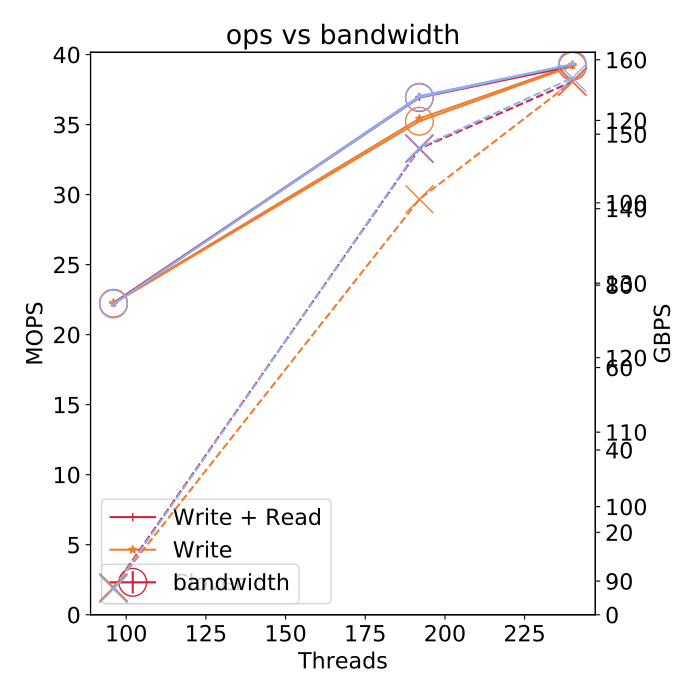

Here is the Python script that generated this plot:
import matplotlib.pyplot as plt
from mpl_toolkits.axes_grid1 import host_subplot
from mpl_toolkits import axisartist
import numpy as np

from common import *

master_width=1

plt.rcParams.update({'font.size': 16})
#fig, ax1 = plt.subplots(1 ,1, figsize=(15,5), gridspec_kw={'width_ratios': [3,3]})
fig, ax1 = plt.subplots(1 ,1, figsize=(7,7)) #, gridspec_kw={'width_ratios': [3,3]})
fig.subplots_adjust(right=0.75)


def plot_ops_bs(ax, clover, write, rw):

    ax.errorbar( rw["threads"],rw["ops"], label=read_write_steering_label, marker=read_write_steering_marker, color=read_write_steering_color)
    ax.errorbar( write["threads"],write["ops"], label=write_steering_label,marker=write_steering_marker,color=write_steering_color)
    ax.errorbar( clover["threads"],clover["ops"],label=default_clover_label,marker=default_clover_marker, color=default_clover_color)



    ax.set_ylabel('MOPS')
    ax.set_title('ops vs bandwidth')
    #ax.set_yscale("log")
    ax.set_xlabel("Threads")
    ax.set_ylim(0)
    ax.legend()

    ax2=ax.twinx()
    ax3=ax.twinx()

    rw_bw, rw_bw_err = get_gbps_and_err(rw)
    w_bw, w_bw_err = get_gbps_and_err(write)
    c_bw, c_bw_err = get_gbps_and_err(clover)
    rw_pk, rw_pk_err = get_mpps_and_err(rw)
    w_pk, w_pk_err = get_mpps_and_err(write)
    c_pk, c_pk_err = get_mpps_and_err(clover)
    ax2.errorbar(rw["threads"], rw_bw, yerr=rw_bw_err, color=read_write_steering_color, marker='o', markersize=20, markerfacecolor="none", label="bandwidth")
    ax2.errorbar(write["threads"], w_bw, yerr=w_bw_err, color=write_steering_color, marker='o', markersize=20, markerfacecolor="none")
    ax2.errorbar(clover["threads"], c_bw, yerr=c_bw_err, color=default_clover_color, marker='o', markersize=20, markerfacecolor="none")
    ax2.set_ylabel("GBPS")
    ax2.set_ylim(0)
    ax2.legend(loc="lower left")

    offset = 60

    ax3.axis["right"] = par2.new_fixed_axis(loc="right", offset=(60, 0))
    #new_fixed_axis = ax3.get_grid_helper().new_fixed_axis
    # ax3.axis["right"] = new_fixed_axis(loc="right", axes=ax3,
    #                                     offset=(offset, 0))

    # ax3.axis["right"].toggle(all=True)

    #ax3.spines.right.set_position(("axes", 1.2))
    ax3.errorbar(rw["threads"], rw_pk, yerr=rw_pk_err, color=read_write_steering_color, marker='x', markersize=20, markerfacecolor="none", linestyle='--', label="pps")
    ax3.errorbar(write["threads"], w_pk, yerr=w_pk_err, color=write_steering_color, marker='x', markersize=20, markerfacecolor="none", linestyle='--')
    ax3.errorbar(clover["threads"], c_pk, yerr=w_pk_err, color=default_clover_color, marker='x', markersize=20, markerfacecolor="none", linestyle='--')




measurements=["clover", "write", "rw"]
feilds=["ops", "err", "threads", "duration", "total_bytes", "total_bytes_error", "total_packets", "total_packets_error"]
md=dict() #measurement dict

db = read_from_txt("single_bandwidth.txt")
chunked_db=divide_db(db,len(measurements))
for cdb, m in zip(chunked_db, measurements):
    md[m]=select_feilds(cdb, feilds)
    print(md[m])

clover=md["clover"]
write=md["write"]
rw=md["rw"]
scale(clover)
scale(write)
scale(rw)

plot_ops_bs(ax1,clover,write,rw)

plt.tight_layout()
save_fig(plt)
